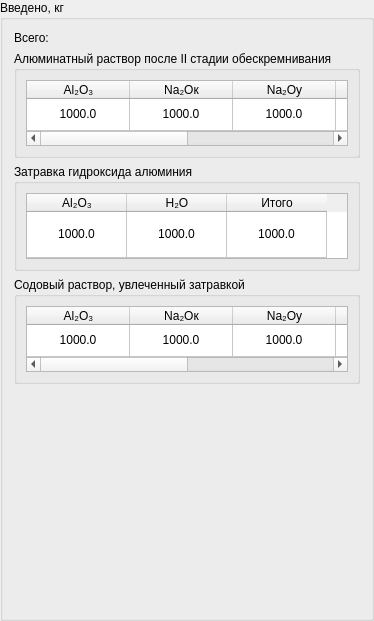
                  <widget class="QGroupBox" name="groupBox_127">
                   <property name="title">
                    <string>Введено, кг</string>
                   </property>
                   <layout class="QVBoxLayout" name="verticalLayout_21">
                    <item>
                     <widget class="QLabel" name="label_19">
                      <property name="text">
                       <string>Всего:</string>
                      </property>
                     </widget>
                    </item>
                    <item>
                     <widget class="QGroupBox" name="groupBox_319">
                      <property name="maximumSize">
                       <size>
                        <width>16777215</width>
                        <height>107</height>
                       </size>
                      </property>
                      <property name="title">
                       <string>Алюминатный раствор после II стадии обескремнивания</string>
                      </property>
                      <layout class="QHBoxLayout" name="horizontalLayout_336">
                       <item>
                        <widget class="QTableWidget" name="tableAluminateSolutionStageTwo22">
                         <property name="maximumSize">
                          <size>
                           <width>16777215</width>
                           <height>71</height>
                          </size>
                         </property>
                         <attribute name="horizontalHeaderDefaultSectionSize">
                          <number>103</number>
                         </attribute>
                         <attribute name="horizontalHeaderStretchLastSection">
                          <bool>true</bool>
                         </attribute>
                         <attribute name="verticalHeaderVisible">
                          <bool>false</bool>
                         </attribute>
                         <attribute name="verticalHeaderStretchLastSection">
                          <bool>true</bool>
                         </attribute>
                         <row>
                          <property name="text">
                           <string>1</string>
                          </property>
                         </row>
                         <column>
                          <property name="text">
                           <string>Al₂O₃</string>
                          </property>
                         </column>
                         <column>
                          <property name="text">
                           <string>Na₂Oк</string>
                          </property>
                         </column>
                         <column>
                          <property name="text">
                           <string>Na₂Oу</string>
                          </property>
                         </column>
                         <column>
                          <property name="text">
                           <string>CO₂</string>
                          </property>
                         </column>
                         <column>
                          <property name="text">
                           <string>H₂O</string>
                          </property>
                         </column>
                         <column>
                          <property name="text">
                           <string>Итого</string>
                          </property>
                         </column>
                         <item row="0" column="0">
                          <property name="text">
                           <string>1000.0</string>
                          </property>
                          <property name="textAlignment">
                           <set>AlignCenter</set>
                          </property>
                         </item>
                         <item row="0" column="1">
                          <property name="text">
                           <string>1000.0</string>
                          </property>
                          <property name="textAlignment">
                           <set>AlignCenter</set>
                          </property>
                         </item>
                         <item row="0" column="2">
                          <property name="text">
                           <string>1000.0</string>
                          </property>
                          <property name="textAlignment">
                           <set>AlignCenter</set>
                          </property>
                         </item>
                         <item row="0" column="3">
                          <property name="text">
                           <string>1000.0</string>
                          </property>
                          <property name="textAlignment">
                           <set>AlignCenter</set>
                          </property>
                         </item>
                         <item row="0" column="4">
                          <property name="text">
                           <string>1000.0</string>
                          </property>
                          <property name="textAlignment">
                           <set>AlignCenter</set>
                          </property>
                         </item>
                         <item row="0" column="5">
                          <property name="text">
                           <string>1000.0</string>
                          </property>
                          <property name="textAlignment">
                           <set>AlignCenter</set>
                          </property>
                         </item>
                        </widget>
                       </item>
                      </layout>
                     </widget>
                    </item>
                    <item>
                     <widget class="QGroupBox" name="groupBox_321">
                      <property name="maximumSize">
                       <size>
                        <width>16777215</width>
                        <height>107</height>
                       </size>
                      </property>
                      <property name="title">
                       <string>Затравка гидроксида алюминия</string>
                      </property>
                      <layout class="QHBoxLayout" name="horizontalLayout_338">
                       <item>
                        <widget class="QTableWidget" name="tableAluminumHydroxide22">
                         <property name="maximumSize">
                          <size>
                           <width>16777215</width>
                           <height>71</height>
                          </size>
                         </property>
                         <attribute name="horizontalHeaderDefaultSectionSize">
                          <number>100</number>
                         </attribute>
                         <attribute name="verticalHeaderVisible">
                          <bool>false</bool>
                         </attribute>
                         <attribute name="verticalHeaderStretchLastSection">
                          <bool>true</bool>
                         </attribute>
                         <row>
                          <property name="text">
                           <string>1</string>
                          </property>
                         </row>
                         <column>
                          <property name="text">
                           <string>Al₂O₃</string>
                          </property>
                         </column>
                         <column>
                          <property name="text">
                           <string>H₂O</string>
                          </property>
                         </column>
                         <column>
                          <property name="text">
                           <string>Итого</string>
                          </property>
                         </column>
                         <item row="0" column="0">
                          <property name="text">
                           <string>1000.0</string>
                          </property>
                          <property name="textAlignment">
                           <set>AlignCenter</set>
                          </property>
                         </item>
                         <item row="0" column="1">
                          <property name="text">
                           <string>1000.0</string>
                          </property>
                          <property name="textAlignment">
                           <set>AlignCenter</set>
                          </property>
                         </item>
                         <item row="0" column="2">
                          <property name="text">
                           <string>1000.0</string>
                          </property>
                          <property name="textAlignment">
                           <set>AlignCenter</set>
                          </property>
                         </item>
                        </widget>
                       </item>
                      </layout>
                     </widget>
                    </item>
                    <item>
                     <widget class="QGroupBox" name="groupBox_320">
                      <property name="maximumSize">
                       <size>
                        <width>16777215</width>
                        <height>107</height>
                       </size>
                      </property>
                      <property name="title">
                       <string>Содовый раствор, увлеченный затравкой</string>
                      </property>
                      <layout class="QHBoxLayout" name="horizontalLayout_337">
                       <item>
                        <widget class="QTableWidget" name="tableAlkalineSolution22">
                         <property name="maximumSize">
                          <size>
                           <width>16777215</width>
                           <height>71</height>
                          </size>
                         </property>
                         <attribute name="horizontalHeaderDefaultSectionSize">
                          <number>103</number>
                         </attribute>
                         <attribute name="horizontalHeaderStretchLastSection">
                          <bool>true</bool>
                         </attribute>
                         <attribute name="verticalHeaderVisible">
                          <bool>false</bool>
                         </attribute>
                         <attribute name="verticalHeaderStretchLastSection">
                          <bool>true</bool>
                         </attribute>
                         <row>
                          <property name="text">
                           <string>1</string>
                          </property>
                         </row>
                         <column>
                          <property name="text">
                           <string>Al₂O₃</string>
                          </property>
                         </column>
                         <column>
                          <property name="text">
                           <string>Na₂Oк</string>
                          </property>
                         </column>
                         <column>
                          <property name="text">
                           <string>Na₂Oу</string>
                          </property>
                         </column>
                         <column>
                          <property name="text">
                           <string>CO₂</string>
                          </property>
                         </column>
                         <column>
                          <property name="text">
                           <string>H₂O</string>
                          </property>
                         </column>
                         <column>
                          <property name="text">
                           <string>Итого</string>
                          </property>
                         </column>
                         <item row="0" column="0">
                          <property name="text">
                           <string>1000.0</string>
                          </property>
                          <property name="textAlignment">
                           <set>AlignCenter</set>
                          </property>
                         </item>
                         <item row="0" column="1">
                          <property name="text">
                           <string>1000.0</string>
                          </property>
                          <property name="textAlignment">
                           <set>AlignCenter</set>
                          </property>
                         </item>
                         <item row="0" column="2">
                          <property name="text">
                           <string>1000.0</string>
                          </property>
                          <property name="textAlignment">
                           <set>AlignCenter</set>
                          </property>
                         </item>
                         <item row="0" column="3">
                          <property name="text">
                           <string>1000.0</string>
                          </property>
                          <property name="textAlignment">
                           <set>AlignCenter</set>
                          </property>
                         </item>
                         <item row="0" column="4">
                          <property name="text">
                           <string>1000.0</string>
                          </property>
                          <property name="textAlignment">
                           <set>AlignCenter</set>
                          </property>
                         </item>
                         <item row="0" column="5">
                          <property name="text">
                           <string>1000.0</string>
                          </property>
                          <property name="textAlignment">
                           <set>AlignCenter</set>
                          </property>
                         </item>
                        </widget>
                       </item>
                      </layout>
                     </widget>
                    </item>
                    <item>
                     <spacer name="verticalSpacer_21">
                      <property name="orientation">
                       <enum>Qt::Vertical</enum>
                      </property>
                      <property name="sizeHint" stdset="0">
                       <size>
                        <width>20</width>
                        <height>223</height>
                       </size>
                      </property>
                     </spacer>
                    </item>
                   </layout>
                  </widget>
